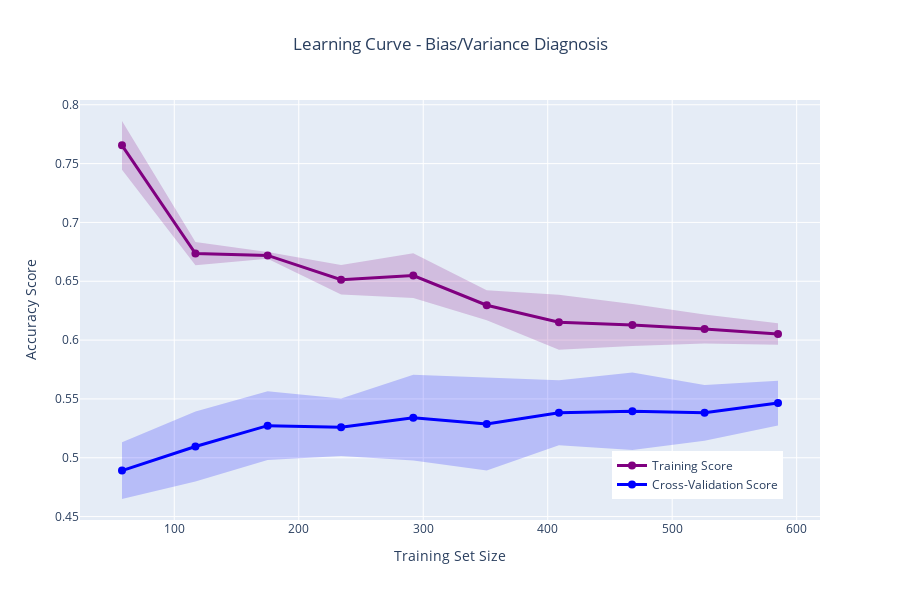

The code cell stored with this chart in its notebook:
### Code cell
fig_lc = plot_learning_curve(
    best_model, 
    X_train_scaled, 
    y_train, 
    cv=5,
    save_path="../images/learning_curve.png"
)
fig_lc.show()

### Figure 1 — Plotly figure (JSON) as saved in the notebook; plotly's stock layout.template omitted (floating-point values rounded to 4 significant figures)
{"data": [{"fill": "toself", "fillcolor": "rgba(128, 0, 128, 0.2)", "line": {"color": "rgba(255,255,255,0)"}, "name": "Train Std", "showlegend": false, "type": "scatter", "x": [58, 117, 175, 234, 292, 351, 409, 468, 526, 585, 585, 526, 468, 409, 351, 292, 234, 175, 117, 58], "y": [0.7862, 0.6835, 0.6748, 0.6638, 0.6738, 0.6424, 0.6384, 0.6307, 0.6218, 0.6142, 0.596, 0.5972, 0.595, 0.5919, 0.6169, 0.6357, 0.6387, 0.6692, 0.6635, 0.7448]}, {"fill": "toself", "fillcolor": "rgba(0, 0, 255, 0.2)", "line": {"color": "rgba(255,255,255,0)"}, "name": "Test Std", "showlegend": false, "type": "scatter", "x": [58, 117, 175, 234, 292, 351, 409, 468, 526, 585, 585, 526, 468, 409, 351, 292, 234, 175, 117, 58], "y": [0.5132, 0.5393, 0.5564, 0.5504, 0.5705, 0.5681, 0.5658, 0.5725, 0.5619, 0.5654, 0.5275, 0.5145, 0.5067, 0.5105, 0.4891, 0.4976, 0.5015, 0.4981, 0.4798, 0.4649]}, {"line": {"color": "purple", "width": 3}, "marker": {"size": 8}, "mode": "lines+markers", "name": "Training Score", "type": "scatter", "x": [58, 117, 175, 234, 292, 351, 409, 468, 526, 585], "y": [0.7655, 0.6735, 0.672, 0.6513, 0.6548, 0.6296, 0.6152, 0.6128, 0.6095, 0.6051]}, {"line": {"color": "blue", "width": 3}, "marker": {"size": 8}, "mode": "lines+markers", "name": "Cross-Validation Score", "type": "scatter", "x": [58, 117, 175, 234, 292, 351, 409, 468, 526, 585], "y": [0.4891, 0.5095, 0.5273, 0.5259, 0.5341, 0.5286, 0.5382, 0.5396, 0.5382, 0.5465]}], "layout": {"height": 600, "legend": {"x": 0.95, "xanchor": "right", "y": 0.05, "yanchor": "bottom"}, "title": {"text": "Learning Curve - Bias/Variance Diagnosis", "x": 0.5}, "xaxis": {"title": {"text": "Training Set Size"}}, "yaxis": {"title": {"text": "Accuracy Score"}}}}
